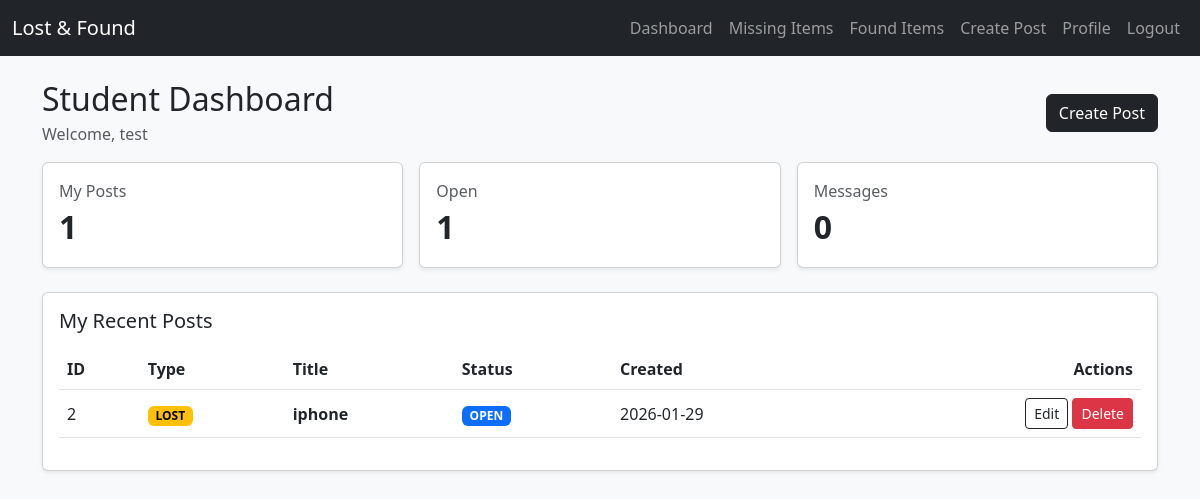
The page /student/dashboard (signed in) on the database its author committed.
### db.py (models this page shows)
class ItemPost(db.Model):
    __tablename__ = "item_posts"
    id = db.Column(db.Integer, primary_key=True)
    post_type = db.Column(db.String(10), nullable=False)  # "lost" / "found"
    title = db.Column(db.String(200), nullable=False)
    description = db.Column(db.Text, nullable=False)
    location = db.Column(db.String(200))
    status = db.Column(db.String(20), default="open")  # open/claimed/closed
    created_by = db.Column(db.Integer, db.ForeignKey("users.id"), nullable=False)
    created_at = db.Column(db.DateTime, default=datetime.utcnow)
    creator = db.relationship("User", backref="posts")

### app.py (the view)
@app.route("/student/dashboard")
@login_required
def student_dashboard():
    user_id = session["user_id"]
    my_posts = (
        ItemPost.query.filter_by(created_by=user_id)
        .order_by(ItemPost.created_at.desc())
        .all()
    )
    my_open = ItemPost.query.filter_by(created_by=user_id, status="open").count()
    my_total = ItemPost.query.filter_by(created_by=user_id).count()
    return render_template(
        "student/dashboard.html",
        my_posts=my_posts,
        my_open=my_open,
        my_total=my_total,
    )

### app.py (called while the page is built)
def login_required(f):
    from functools import wraps
    @wraps(f)
    def wrapper(*args, **kwargs):
        if "user_id" not in session:
            return redirect(url_for("login"))
        return f(*args, **kwargs)
    return wrapper

### templates/student/dashboard.html (shortened to what this page needs)
{% extends 'base.html' %}
{% block content %}
<div class="d-flex justify-content-between align-items-center mb-3">
  <div>
    <h2 class="mb-1">Student Dashboard</h2>
    <div class="text-muted">Welcome, {{ session.get('username') }}</div>
  </div>
  <a class="btn btn-dark" href="{{ url_for('student_new_post') }}">Create Post</a>
</div>
<div class="row g-3 mb-4">
  <div class="col-md-4">
    <div class="card shadow-sm">
      <div class="card-body">
        <div class="text-muted">My Posts</div>
        <div class="fs-2 fw-bold">{{ my_total }}</div>
      </div>
    </div>
  </div>
  <div class="col-md-4">
    <div class="card shadow-sm">
      <div class="card-body">
        <div class="text-muted">Open</div>
        <div class="fs-2 fw-bold">{{ my_open }}</div>
      </div>
    </div>
  </div>
  <div class="col-md-4">
    <div class="card shadow-sm">
      <div class="card-body">
        <div class="text-muted">Messages</div>
        <div class="fs-2 fw-bold">0</div>
      </div>
    </div>
  </div>
</div>
<div class="card shadow-sm">
  <div class="card-body">
    <h5 class="mb-3">My Recent Posts</h5>
    {% if my_posts and my_posts|length > 0 %}
      <div class="table-responsive">
        <table class="table table-hover align-middle">
          <thead>
            <tr>
              <th>ID</th>
              <th>Type</th>
              <th>Title</th>
              <th>Status</th>
              <th>Created</th>
              <th class="text-end">Actions</th>
            </tr>
          </thead>
          <tbody>
            {% for post in my_posts %}
              <tr>
                <td>{{ post.id }}</td>
                <td>
                  {% if post.post_type == "lost" %}
                    <span class="badge text-bg-warning">LOST</span>
                  {% else %}
                    <span class="badge text-bg-success">FOUND</span>
                  {% endif %}
                </td>
                <td class="fw-semibold">{{ post.title }}</td>
                <td>
                  {% if post.status == "open" %}
                    <span class="badge text-bg-primary">OPEN</span>
                  {% elif post.status == "claimed" %}
                    <span class="badge text-bg-info">CLAIMED</span>
                  {% else %}
                    <span class="badge text-bg-secondary">CLOSED</span>
                  {% endif %}
                </td>
                <td>{{ post.created_at.strftime("%Y-%m-%d") }}</td>
                <td class="text-end">
                  <a class="btn btn-sm btn-outline-dark"
                     href="{{ url_for('student_edit_post', post_id=post.id) }}">
                    Edit
                  </a>
                  <form method="post"
                        action="{{ url_for('student_delete_post', post_id=post.id) }}"
                        class="d-inline">
                    <button class="btn btn-sm btn-danger"
                            type="submit"
                            onclick="return confirm('Delete this post?');">
                      Delete
                    </button>
                  </form>
                </td>
              </tr>
            {% endfor %}
          </tbody>
        </table>
      </div>
    {% else %}
      <div class="text-center py-4">
        <h6 class="mb-2">No posts yet</h6>
        <p class="text-muted mb-3">Create your first lost/found post.</p>
        <a class="btn btn-dark" href="{{ url_for('student_new_post') }}">Create Post</a>
      </div>
    {% endif %}
  </div>
</div>
{% endblock %}

### rows shown on the page
ItemPost: id "2", post_type "LOST", title "iphone", status "OPEN", created_at "2026-01-29"

### other values the page prints
{{ session.get('username') }} "test"
{{ my_total }} "1"
{{ my_open }} "1"
